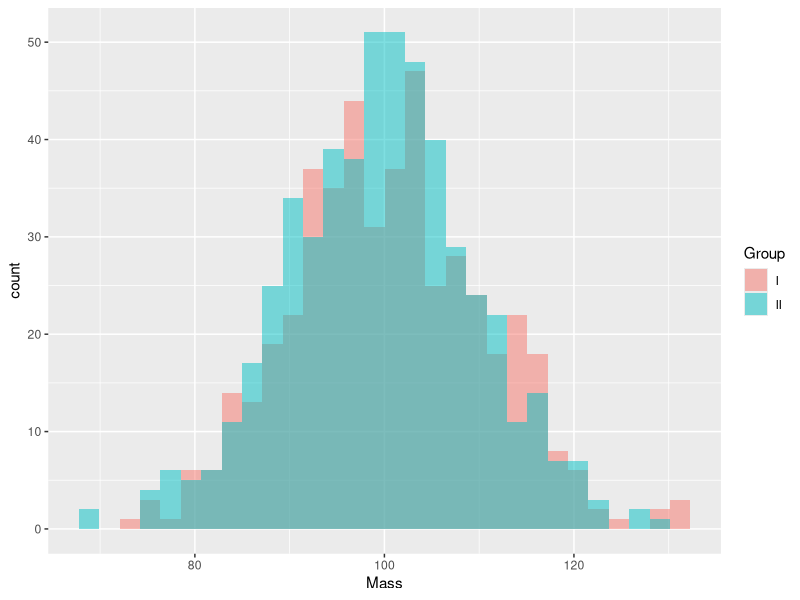
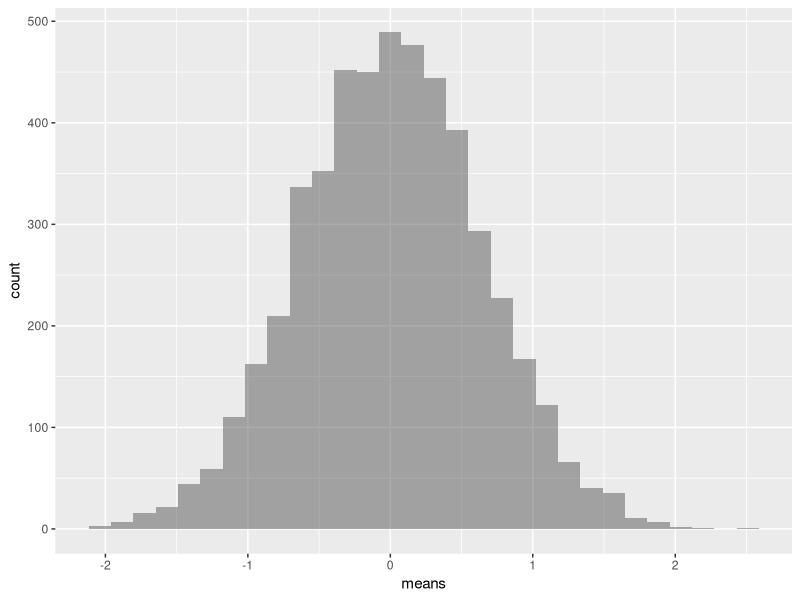

Source code (R) for these figures, in order:
## ---- chunk 1
knitr::opts_chunk$set(echo = TRUE)
## ---- chunk 2
library(dplyr)
library(ggplot2)
## ---- chunk 3
n <- 1000
## ---- chunk 4
set.seed(12)
group_probability <- c(0.479,0.521)
## ---- chunk 5
groups <- c('I','II')
mass_mean <- 100
mass_sd <- 10
## ---- chunk 6
df <- data.frame(
  ID = 1:n,
  Group = replicate(n,sample(groups,size = 1, prob = group_probability)),
  Mass = rnorm(n, mass_mean, mass_sd))

## ---- chunk 7
group_I <- df |> filter(Group == 'I')
group_II <- df |> filter(Group == 'II')
## ---- chunk 8
mass <- df[['Mass']]

mass_I <- group_I[['Mass']]
mass_II <- group_II[['Mass']]

n_I <- length(mass_I)
n_II <- length(mass_II)
## ---- chunk 9
summary(mass_I)
## ---- chunk 10
summary(mass_II)
## ---- chunk 11
ggplot(df, aes(
  x=Mass, 
  fill=Group)) + 
  geom_histogram(
    position = "identity",
    alpha=0.5, 
    bins = 30)
## ---- chunk 12
difference_in_means <- mean(mass_I) - mean(mass_II)
## ---- chunk 13
means <- c()
resamples <- 5000

for (i in 1:resamples ) {
  shuffled_mass <- sample(mass)
  new_group_I <- shuffled_mass[1:n_I]
  new_group_II <- shuffled_mass[(n_I + 1):n]
  new_difference_in_means = mean(new_group_I) - mean(new_group_II)
  means <- means |> append(new_difference_in_means)
}
## ---- chunk 14
ggplot(mapping = aes(means)) + 
  geom_histogram(
    position = "identity",
    alpha=0.5, 
    bins = 30)
## ---- chunk 15
qty_smaller_than_difference <- length(means[means < -difference_in_means])
qty_bigger_than_difference <- length(means[means > difference_in_means])

p_value.manual <- (qty_smaller_than_difference + qty_bigger_than_difference) / resamples
print(round(p_value.manual,4))
## ---- chunk 16
p_value.package <- t.test(mass_I, mass_II, alternative = "two.sided", var.equal = FALSE)[['p.value']]
print(round(p_value.package,4))
